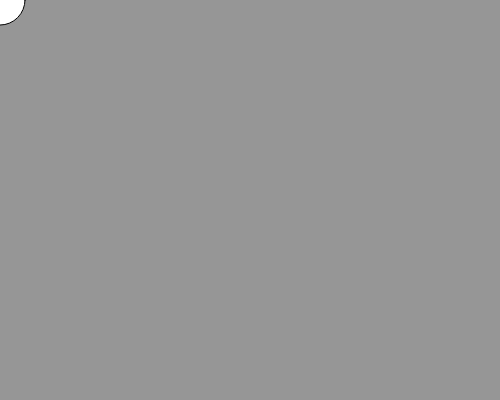
Frame 1 (no input)
Frame 60 (no input): blank canvas, image omitted
Frame 120 (the mouse pressed at the canvas centre since frame 60): blank canvas, image omitted

The p5.js sketch that drew this single still picture (run headless with seeded random() and noise() and a simulated clock; from frame 60 on, the mouse is pressed at the canvas centre):

// p5.js sketch
// ── sketch.js
function setup() {
    createCanvas(500, 400); 
    background(150); //color of the canvas
    
}
var x = 0
var y = 0

function draw() {
    background(150);
    ellipse(x, y, 50);
x+= 10;
y+= 10;
}

if (y > 400){
    y-=10;
}
else{};

if (x > 500){
    x-=10;
}
else{};
